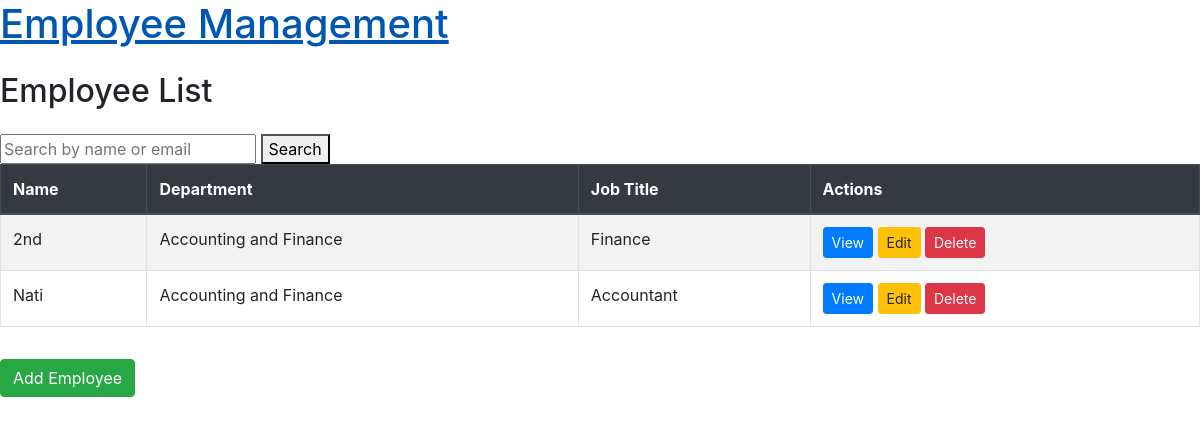
Page /employees/ (signed in) on the committed database.
### employees/models.py (models this page shows, shortened)
class Employee(models.Model):
    user = models.OneToOneField(settings.AUTH_USER_MODEL, on_delete=models.CASCADE)
    department = models.ForeignKey(Department, on_delete=models.SET_NULL, null=True)
    job_title = models.CharField(max_length=100)
    address = models.CharField(max_length=255)
    contact_number = models.CharField(max_length=15)
    date_of_hire = models.DateField()
    documents = models.FileField(upload_to="employee_docs/", blank=True)

class CustomUser(AbstractBaseUser, PermissionsMixin):
    email = models.EmailField(unique=True)
    profile_picture = models.ImageField(upload_to="profile_pictures/", null=True, blank=True)
    firstname = models.CharField(max_length=30)
    last_name = models.CharField(max_length=30)
    is_staff = models.BooleanField(default=False)
    is_active = models.BooleanField(default=True)
    is_superuser = models.BooleanField(default=False)
    date_joined = models.DateTimeField(auto_now_add=False)
    objects = CustomUserManager()
    USERNAME_FIELD = "email"
    REQUIRED_FIELDS = ["firstname", "last_name"]

class Department(models.Model):
    name = models.CharField(max_length=100)
    description = models.TextField(blank=True)

### employees/views.py (the view)
# urls.py: path("", views.EmployeeListView.as_view(), name="employee_list"),
class EmployeeListView(LoginRequiredMixin, ListView):
    model = Employee
    template_name = "employees/employee_list.html"
    context_object_name = "employees"
    def get_queryset(self):
        query = self.request.GET.get("q")
        if query:
            return Employee.objects.filter(
                Q(employee__firstname__icontains=query)
                | Q(employee__email__icontains=query)
            )
        return super().get_queryset()

### attendance/templatetags/custom_tags.py (called while the page is built)
@register.simple_tag(takes_context=True)
def user_in_groups(context, *group_names):
    user = context['request'].user
    return user.groups.filter(name__in=group_names).exists()

### templates/employees/employee_list.html
{% extends 'base.html' %}
{% load custom_tags %}
{% block content %}
  <div class="mt-4">
    <h2 class="mb-4">Employee List</h2>
    <form method="get" action=".">
      <input type="text" name="q" placeholder="Search by name or email" value="{{ request.GET.q }}">
      <button type="submit">Search</button>
    </form>
    {% if employees %}
      <table class="table table-striped table-bordered">
        <thead class="thead-dark">
          <tr>
            <th>Name</th>
            <th>Department</th>
            <th>Job Title</th>
            <th>Actions</th>
          </tr>
        </thead>
        <tbody>
          {% for employee in employees %}
            <tr>
              <td>{{ employee.user.firstname }}</td>
              <td>{{ employee.department.name }}</td>
              <td>{{ employee.job_title }}</td>
              <td>
                <a class="btn btn-primary btn-sm" href="{% url 'employee_detail' employee.pk %}">View</a>
                {% user_in_groups "Manager" "Admin" as is_member %}
                {% if is_member %}
                  <a class="btn btn-warning btn-sm" href="{% url 'employee_edit' employee.pk %}">Edit</a>
                  <a class="btn btn-danger btn-sm" href="{% url 'employee_delete' employee.pk %}">Delete</a>
                {% else %}
                  <p>You do not have access to edit or delete this content.</p>
                {% endif %}
              </td>
            </tr>
          {% endfor %}
        </tbody>
      </table>
    {% else %}
      <p>No employee record found for the given search query.</p>
    {% endif %}
    <a class="btn btn-success mt-3" href="{% url 'employee_add' %}">Add Employee</a>
  </div>
{% endblock %}

### rows in the picture
Employee: user.firstname "2nd", department.name "Accounting and Finance", job_title "Finance"
Employee: user.firstname "Nati", department.name "Accounting and Finance", job_title "Accountant"
